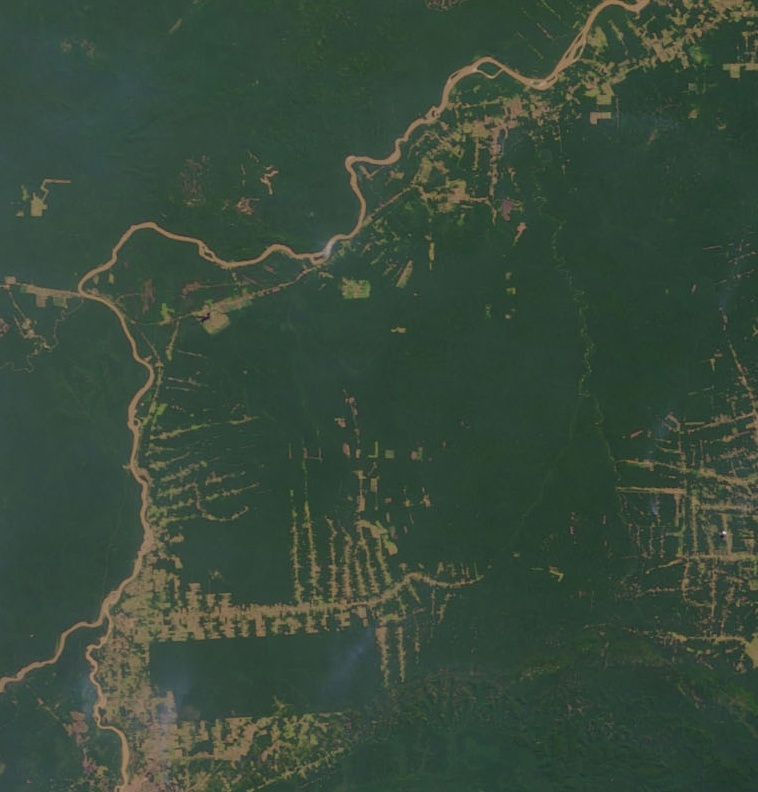
#> input picture images/2000.jpg, 758 x 792 px; the run also reads 1 picture not shown here
$ python etude_temp.py
#> lines starting #> are read from the running program, lines starting #| are printed output that depends on the picture
import cv2 as cv
import numpy as np
import matplotlib.pyplot as plt

def difference(ng1,ng2):
    Gaus = cv.GaussianBlur(ng1,(5,5),0)
    Seuil1,bin1 = cv.threshold(Gaus,0,255,cv.THRESH_OTSU)
    Gaus = cv.GaussianBlur(ng2,(5,5),0)
    Seuil2,bin2 = cv.threshold(Gaus,0,255,cv.THRESH_OTSU)
    kernel = cv.getStructuringElement(cv.MORPH_ELLIPSE,(15,15)) #choisir l'element structurant
    imFermeture1 = cv.morphologyEx(bin1, cv.MORPH_CLOSE, kernel)
    imFermeture2 = cv.morphologyEx(bin2, cv.MORPH_CLOSE, kernel)
    #difference entre les deux images
    Diff = np.bitwise_xor(imFermeture1, imFermeture2)
    return Diff

ng_2000 = cv.imread('images/2000.jpg',0)
#> ng_2000: shape (792, 758); min 22, max 220, mean 67.6
ng_2001 = cv.imread('images/2001.jpg',0)
#> ng_2001: shape (792, 758); min 24, max 161, mean 66.2
ng_2002 = cv.imread('images/2002.jpg',0)
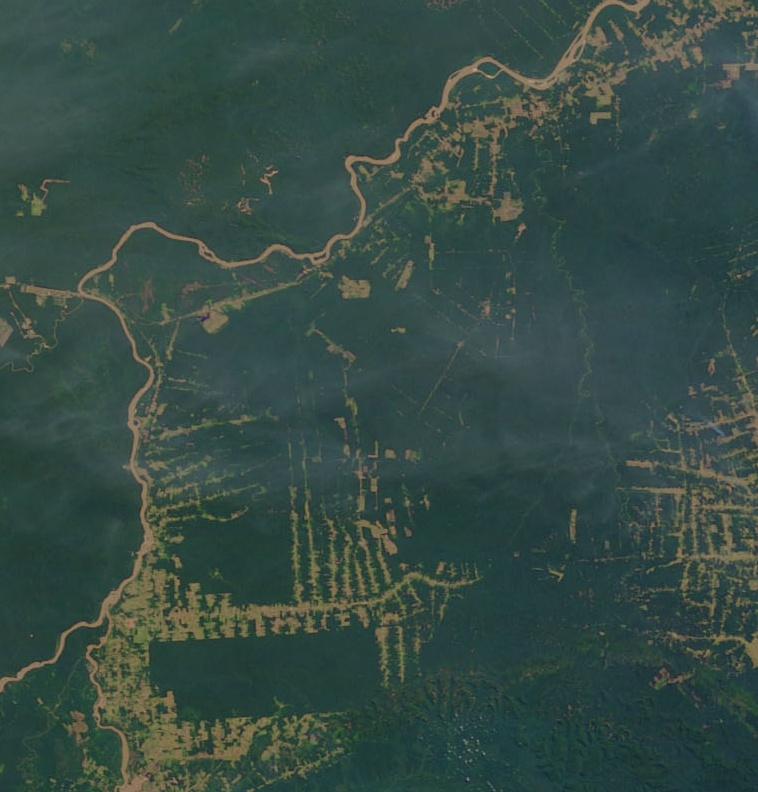
#> input picture images/2002.jpg, 758 x 792 px
#> ng_2002: shape (792, 758); min 26, max 168, mean 68.4
ng_2003 = cv.imread('images/2003.jpg',0)
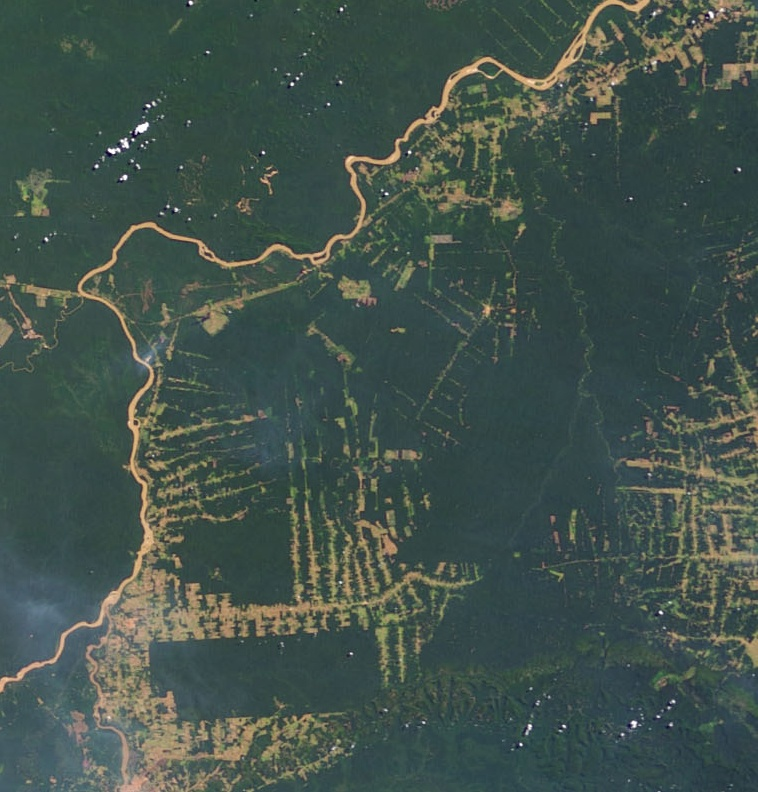
#> input picture images/2003.jpg, 758 x 792 px
#> ng_2003: shape (792, 758); min 1, max 255, mean 77.3
ng_2004 = cv.imread('images/2004.jpg',0)
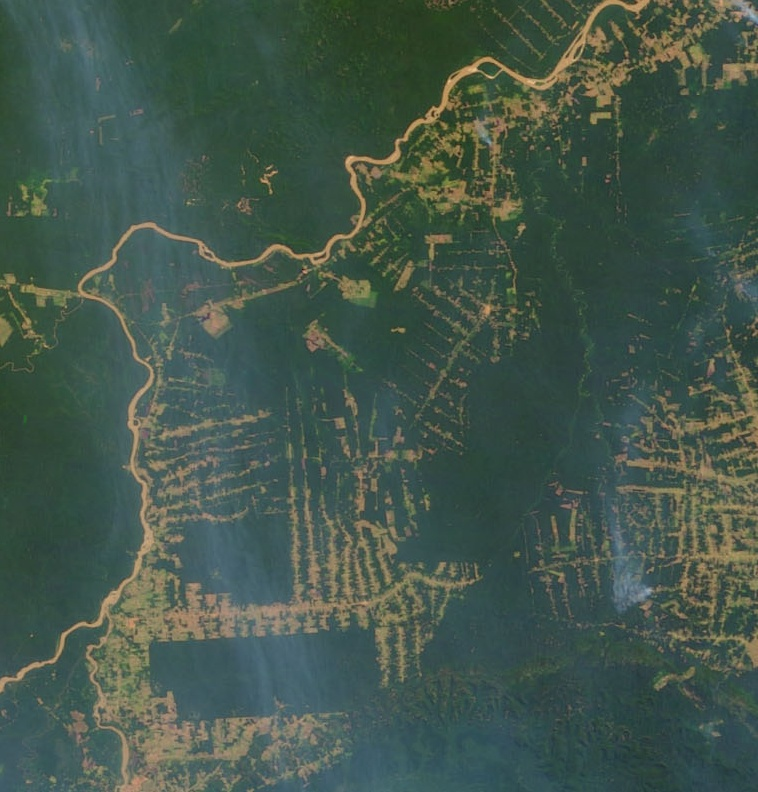
#> input picture images/2004.jpg, 758 x 792 px
#> ng_2004: shape (792, 758); min 23, max 200, mean 80
ng_2005 = cv.imread('images/2005.jpg',0)
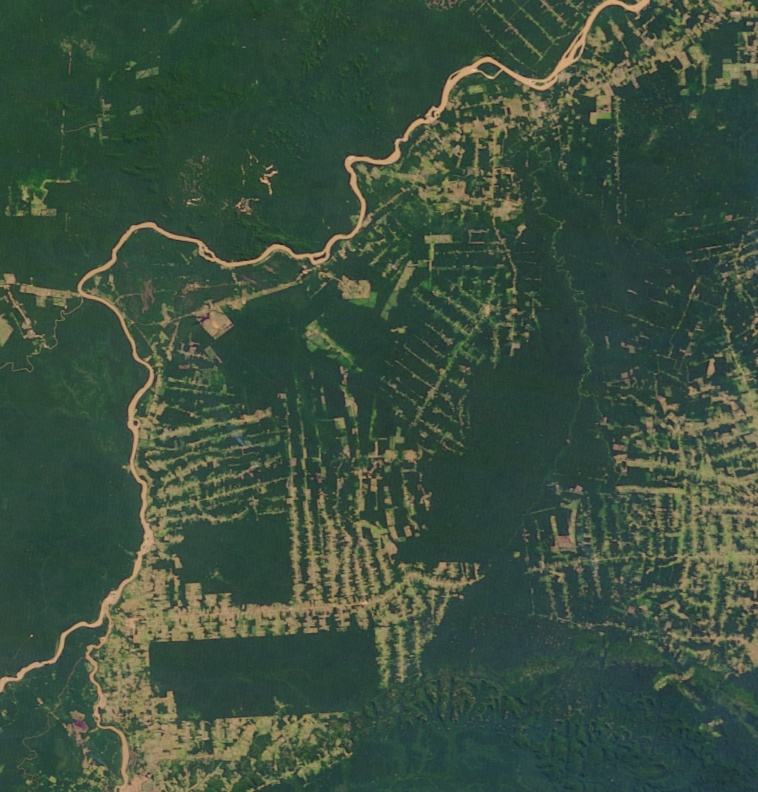
#> input picture images/2005.jpg, 758 x 792 px
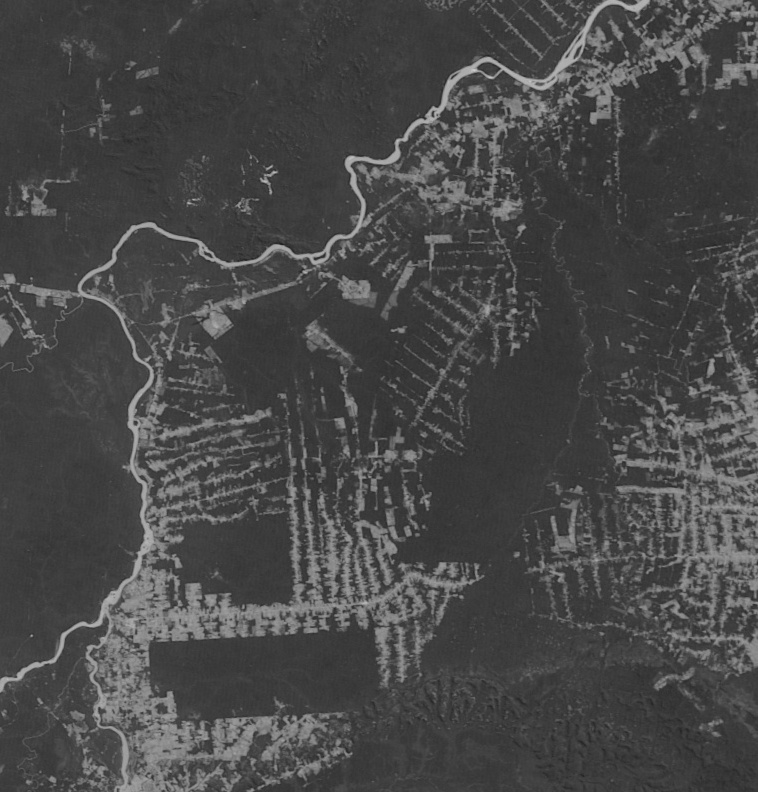
#> ng_2005: shape (792, 758); min 32, max 206, mean 72.2
ng_2006 = cv.imread('images/2006.jpg',0)
ng_2007 = cv.imread('images/2007.jpg',0)
ng_2008 = cv.imread('images/2008.jpg',0)
ng_2009 = cv.imread('images/2009.jpg',0)
ng_2010 = cv.imread('images/2010.jpg',0)
ng_2011 = cv.imread('images/2011.jpg',0)
ng_2012 = cv.imread('images/2012.jpg',0)
ngs=[ng_2000,ng_2001,ng_2002,ng_2003,ng_2004,ng_2005,ng_2006,ng_2007,ng_2008,ng_2009,ng_2010,ng_2011,ng_2012]

diffs=[]

for i in range(0,len(ngs)-1):
#> (the run stopped early here; a loop or call above may not have finished)
